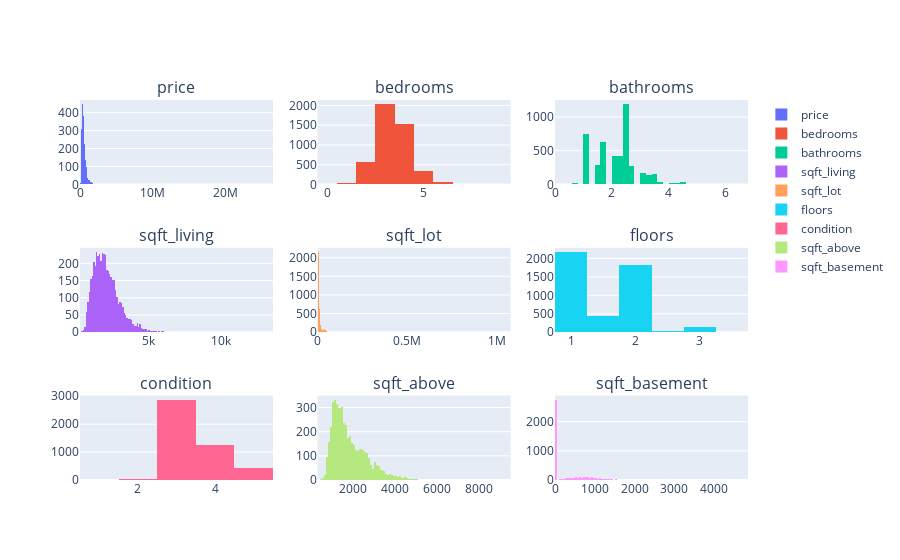

The cell this chart's notebook holds for it:
### Code cell
# px.box(df.price)
df_hist=df.drop(columns=['waterfront','view','age','renovated or not'])
df_hist
fig=make_subplots(rows=3,cols=3,subplot_titles=df_hist.columns)
for i in range(1,len(df_hist.columns)+1):
    if i%3!=0:
        fig.add_trace(go.Histogram(x=df_hist[df_hist.columns[i-1]],name=df_hist.columns[i-1]),row=i//3+1,col=i%3)
    if i%3==0:
        fig.add_trace(go.Histogram(x=df_hist[df_hist.columns[i-1]],name=df_hist.columns[i-1]),row=i//3,col=3)
fig

### Figure 1 — Plotly figure (JSON) as saved in the notebook; plotly's stock layout.template omitted (floating-point values rounded to 4 significant figures; data arrays with more than 128 entries replaced by an {"elided": "..."} marker saying what was removed)
{"data": [{"name": "price", "type": "histogram", "x": {"elided": "4600 int values"}, "xaxis": "x", "yaxis": "y"}, {"name": "bedrooms", "type": "histogram", "x": {"elided": "4600 int values"}, "xaxis": "x2", "yaxis": "y2"}, {"name": "bathrooms", "type": "histogram", "x": {"elided": "4600 float values"}, "xaxis": "x3", "yaxis": "y3"}, {"name": "sqft_living", "type": "histogram", "x": {"elided": "4600 int values"}, "xaxis": "x4", "yaxis": "y4"}, {"name": "sqft_lot", "type": "histogram", "x": {"elided": "4600 int values"}, "xaxis": "x5", "yaxis": "y5"}, {"name": "floors", "type": "histogram", "x": {"elided": "4600 float values"}, "xaxis": "x6", "yaxis": "y6"}, {"name": "condition", "type": "histogram", "x": {"elided": "4600 int values"}, "xaxis": "x7", "yaxis": "y7"}, {"name": "sqft_above", "type": "histogram", "x": {"elided": "4600 int values"}, "xaxis": "x8", "yaxis": "y8"}, {"name": "sqft_basement", "type": "histogram", "x": {"elided": "4600 int values"}, "xaxis": "x9", "yaxis": "y9"}], "layout": {"annotations": [{"font": {"size": 16}, "showarrow": false, "text": "price", "x": 0.1444, "xanchor": "center", "xref": "paper", "y": 1, "yanchor": "bottom", "yref": "paper"}, {"font": {"size": 16}, "showarrow": false, "text": "bedrooms", "x": 0.5, "xanchor": "center", "xref": "paper", "y": 1, "yanchor": "bottom", "yref": "paper"}, {"font": {"size": 16}, "showarrow": false, "text": "bathrooms", "x": 0.8556, "xanchor": "center", "xref": "paper", "y": 1, "yanchor": "bottom", "yref": "paper"}, {"font": {"size": 16}, "showarrow": false, "text": "sqft_living", "x": 0.1444, "xanchor": "center", "xref": "paper", "y": 0.6111, "yanchor": "bottom", "yref": "paper"}, {"font": {"size": 16}, "showarrow": false, "text": "sqft_lot", "x": 0.5, "xanchor": "center", "xref": "paper", "y": 0.6111, "yanchor": "bottom", "yref": "paper"}, {"font": {"size": 16}, "showarrow": false, "text": "floors", "x": 0.8556, "xanchor": "center", "xref": "paper", "y": 0.6111, "yanchor": "bottom", "yref": "paper"}, {"font": {"size": 16}, "showarrow": false, "text": "condition", "x": 0.1444, "xanchor": "center", "xref": "paper", "y": 0.2222, "yanchor": "bottom", "yref": "paper"}, {"font": {"size": 16}, "showarrow": false, "text": "sqft_above", "x": 0.5, "xanchor": "center", "xref": "paper", "y": 0.2222, "yanchor": "bottom", "yref": "paper"}, {"font": {"size": 16}, "showarrow": false, "text": "sqft_basement", "x": 0.8556, "xanchor": "center", "xref": "paper", "y": 0.2222, "yanchor": "bottom", "yref": "paper"}], "xaxis": {"anchor": "y", "domain": [0, 0.2889]}, "xaxis2": {"anchor": "y2", "domain": [0.3556, 0.6444]}, "xaxis3": {"anchor": "y3", "domain": [0.7111, 1]}, "xaxis4": {"anchor": "y4", "domain": [0, 0.2889]}, "xaxis5": {"anchor": "y5", "domain": [0.3556, 0.6444]}, "xaxis6": {"anchor": "y6", "domain": [0.7111, 1]}, "xaxis7": {"anchor": "y7", "domain": [0, 0.2889]}, "xaxis8": {"anchor": "y8", "domain": [0.3556, 0.6444]}, "xaxis9": {"anchor": "y9", "domain": [0.7111, 1]}, "yaxis": {"anchor": "x", "domain": [0.7778, 1]}, "yaxis2": {"anchor": "x2", "domain": [0.7778, 1]}, "yaxis3": {"anchor": "x3", "domain": [0.7778, 1]}, "yaxis4": {"anchor": "x4", "domain": [0.3889, 0.6111]}, "yaxis5": {"anchor": "x5", "domain": [0.3889, 0.6111]}, "yaxis6": {"anchor": "x6", "domain": [0.3889, 0.6111]}, "yaxis7": {"anchor": "x7", "domain": [0, 0.2222]}, "yaxis8": {"anchor": "x8", "domain": [0, 0.2222]}, "yaxis9": {"anchor": "x9", "domain": [0, 0.2222]}}}
